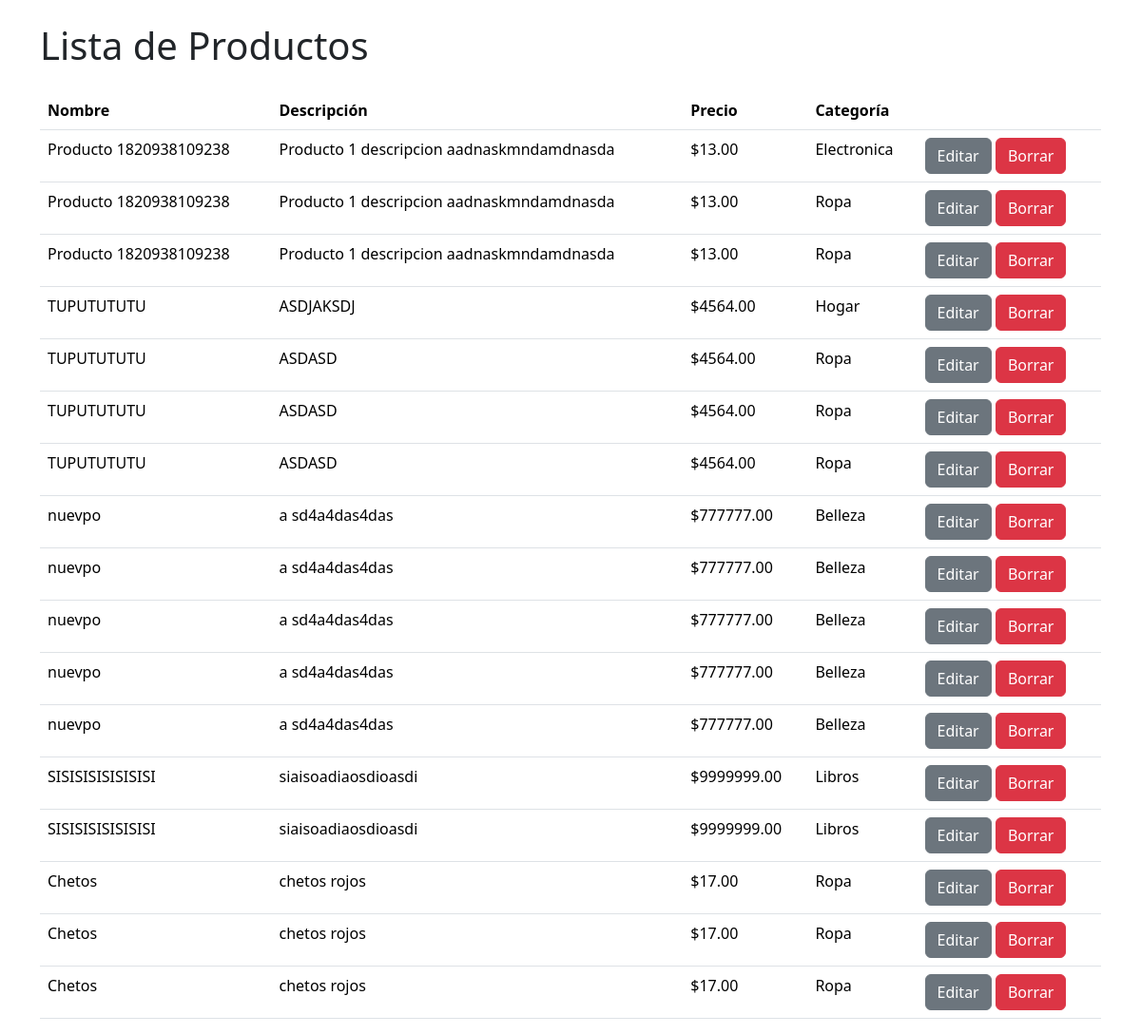
The app's page /lista_productos/ with its own data.
### app/models.py (models this page shows, shortened)
class Producto(models.Model):
    CATEGORIAS = (
        ('Electronica', 'Electrónica'),
        ('Ropa', 'Ropa'),
        ('Hogar', 'Hogar'),
        ('Belleza', 'Belleza'),
        ('Libros', 'Libros'),
    )
    nombre = models.CharField(max_length=100)
    descripcion = models.TextField()
    precio = models.DecimalField(max_digits=10, decimal_places=2)
    categoria = models.CharField(max_length=50, choices=CATEGORIAS, default='Electronica')

### app/views.py (the view)
# urls.py: path('lista_productos/', views.lista_productos, name='lista_productos'),
def lista_productos(request):
    productos = Producto.objects.all()
    return render(request, 'lista_productos.html', {'productos': productos})

### app/templates/lista_productos.html (shortened to what this page needs)
<!DOCTYPE html>
<html lang="en">
<head>
    <link href="https://cdn.jsdelivr.net/npm/bootstrap@5.3.3/dist/css/bootstrap.min.css" rel="stylesheet">
</head>
<body>
    <div class="container">
        <h1 class="my-4">Lista de Productos</h1>
        <table class="table">
            <thead>
                <tr>
                    <th>Nombre</th>
                    <th>Descripción</th>
                    <th>Precio</th>
                    <th>Categoría</th>
                    <th></th>
                </tr>
            </thead>
            <tbody>
                {% for producto in productos %}
                <tr>
                    <td>{{ producto.nombre }}</td>
                    <td>{{ producto.descripcion }}</td>
                    <td>${{ producto.precio }}</td>
                    <td>{{ producto.categoria }}</td>
                    <td>
                        <a href="{% url 'modificar_producto' producto.id %}" class="btn btn-secondary">Editar</a>
                        <a href="{% url 'borrar_producto' producto.id %}" class="btn btn-danger">Borrar</a>
                    </td>
                </tr>
                {% endfor %}
            </tbody>
        </table>
    </div>
</body>
</html>

### records on screen
Producto: nombre "Producto 1820938109238", descripcion "Producto 1 descripcion aadnaskmndamdnasda", precio "13.00", categoria "Electronica"
Producto: nombre "Producto 1820938109238", descripcion "Producto 1 descripcion aadnaskmndamdnasda", precio "13.00", categoria "Ropa"
Producto: nombre "Producto 1820938109238", descripcion "Producto 1 descripcion aadnaskmndamdnasda", precio "13.00", categoria "Ropa"
Producto: nombre "TUPUTUTUTU", descripcion "ASDJAKSDJ", precio "4564.00", categoria "Hogar"
Producto: nombre "TUPUTUTUTU", descripcion "ASDASD", precio "4564.00", categoria "Ropa"
Producto: nombre "TUPUTUTUTU", descripcion "ASDASD", precio "4564.00", categoria "Ropa"
Producto: nombre "TUPUTUTUTU", descripcion "ASDASD", precio "4564.00", categoria "Ropa"
Producto: nombre "nuevpo", descripcion "a sd4a4das4das", precio "777777.00", categoria "Belleza"
Producto: nombre "nuevpo", descripcion "a sd4a4das4das", precio "777777.00", categoria "Belleza"
Producto: nombre "nuevpo", descripcion "a sd4a4das4das", precio "777777.00", categoria "Belleza"
Producto: nombre "nuevpo", descripcion "a sd4a4das4das", precio "777777.00", categoria "Belleza"
Producto: nombre "nuevpo", descripcion "a sd4a4das4das", precio "777777.00", categoria "Belleza"
Producto: nombre "SISISISISISISISI", descripcion "siaisoadiaosdioasdi", precio "9999999.00", categoria "Libros"
Producto: nombre "SISISISISISISISI", descripcion "siaisoadiaosdioasdi", precio "9999999.00", categoria "Libros"
Producto: nombre "Chetos", descripcion "chetos rojos", precio "17.00", categoria "Ropa"
Producto: nombre "Chetos", descripcion "chetos rojos", precio "17.00", categoria "Ropa"
Producto: nombre "Chetos", descripcion "chetos rojos", precio "17.00", categoria "Ropa"
